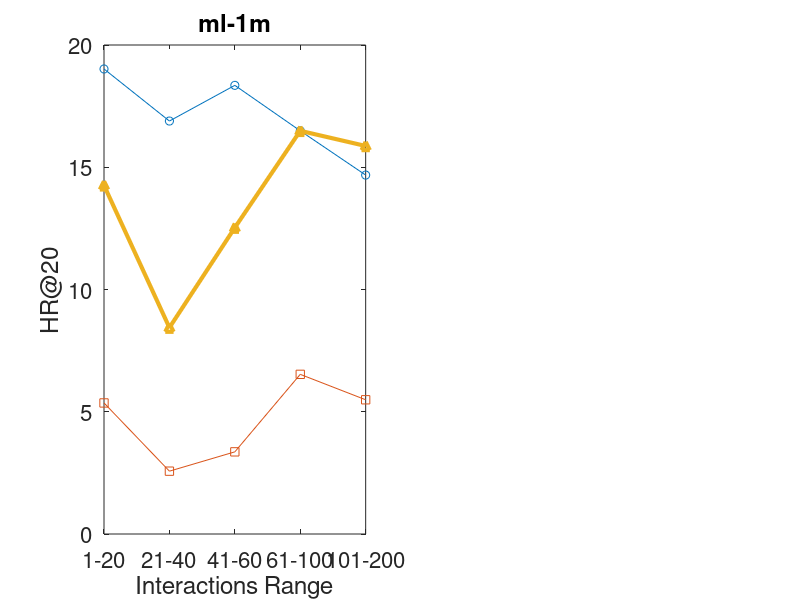

Write the MATLAB code that produced this figure. (Note: this script raises an error after producing the figure.)
% Data for ml-1m
ml_1m_range = {'1-20', '21-40', '41-60', '61-100', '101-200'};
ml_1m_percentage = [21.06, 22.08, 14.24, 17.09, 17.29];
ml_1m_HR20M = [19.02, 16.89, 18.35, 16.49, 14.68];
ml_1m_HR20C = [5.36, 2.57, 3.36, 6.53, 5.49];
ml_1m_HR20MC = [14.26, 8.44, 12.53, 16.49, 15.87];

% Data for amazon
amazon_range = {'0-1', '1-2', '2-3', '3-5', '5-10'};
amazon_percentage = [60.69, 23.32, 7.22, 6.30, 1.98];
amazon_HR20M = [1.92, 2.82, 2.98, 3.64, 2.57];
amazon_HR20C = [0.49, 0.91, 1.54, 2.12, 2.57];
amazon_HR20MC = [1.06, 2.20, 2.79, 3.34, 1.80];

% 创建子图
figure('Units', 'inches', 'Position', [0, 0, 8, 8]);

% 设置字体和线条大小
lineWidth = 3;
fontSizeLarge = 18;
fontSizeSmall = 16;

% 存储句柄
handles = zeros(1, 3);

subplot(1,2,1);  % 第一个子图
h1 = plot(1:5, ml_1m_HR20M, '-o', 1:5, ml_1m_HR20C, '-s', 1:5, ml_1m_HR20MC, '-^', 'LineWidth', lineWidth);
handles(1:3) = h1;
title('ml-1m', 'FontSize', fontSizeLarge);
xlabel('Interactions Range', 'FontSize', fontSizeSmall);
ylabel('HR@20', 'FontSize', fontSizeSmall);
set(gca, 'XTick', 1:5, 'XTickLabel', ml_1m_range, 'FontSize', fontSizeSmall);
yyaxis right;
bar(1:5, ml_1m_percentage, 0.2, 'FaceColor', [0.2 0.2 0.2], 'EdgeColor', 'none', 'FaceAlpha', 0.5);  % ml-1m 子图
ylabel('Percentage of Data (%)', 'FontSize', fontSizeSmall);

subplot(1,2,2);  % 第二个子图
plot(1:5, amazon_HR20M, '-o', 1:5, amazon_HR20C, '-s', 1:5, amazon_HR20MC, '-^', 'LineWidth', lineWidth);
title('amazon', 'FontSize', fontSizeLarge);
xlabel('Interactions Range', 'FontSize', fontSizeSmall);
ylabel('HR@20', 'FontSize', fontSizeSmall);
set(gca, 'XTick', 1:5, 'XTickLabel', amazon_range, 'FontSize', fontSizeSmall);
yyaxis right;
bar(1:5, amazon_percentage, 0.2, 'FaceColor', [0.2 0.2 0.2], 'EdgeColor', 'none', 'FaceAlpha', 0.5);  % amazon 子图
ylabel('Percentage of Data (%)', 'FontSize', fontSizeSmall);

% 创建全局图例
figureLegend = legend(handles(1:3), 'HR@20 Int', 'HR@20 Conf', 'HR@20 Int+Conf', 'FontSize', fontSizeSmall);
set(figureLegend, 'Position', [0.4, 0.01, 0, 0], 'Units', 'normalized');